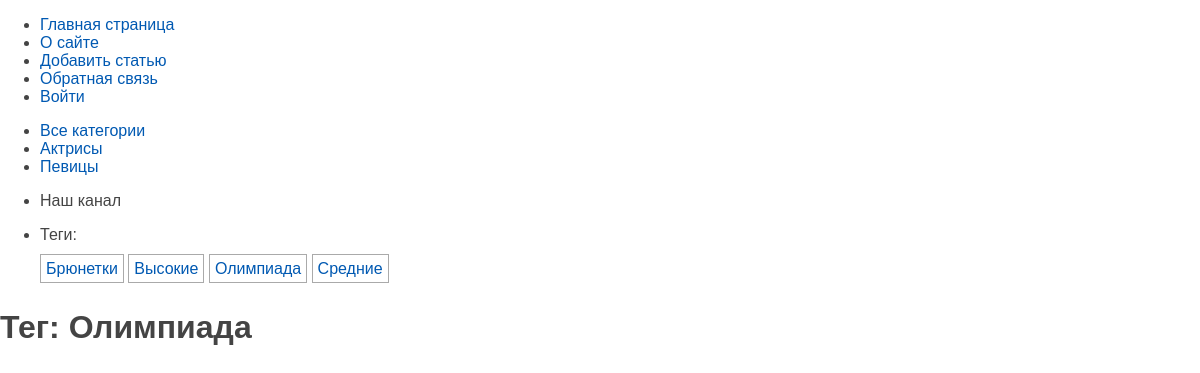
The app's page /tag/olimpiada/ with its own data.
### women/models.py (models this page shows, shortened)
class Category(models.Model):
    name = models.CharField(max_length=100, db_index=True, verbose_name = 'Категория')
    slug = models.SlugField(max_length=255, unique=True, db_index=True)
    class Meta:
        verbose_name = 'Категория'
        verbose_name_plural = 'Категории'
    def get_absolute_url(self):
        return reverse("category", kwargs={"cat_slug": self.slug})

class TagPost(models.Model):
    tag = models.CharField(max_length=100, db_index=True)
    slug = models.SlugField(max_length=255, unique=True, db_index=True)
    def get_absolute_url(self):
        return reverse("tag", kwargs={"tag_slug": self.slug})

### women/views.py (the view)
# urls.py: path('tag/<slug:tag_slug>/', views.show_tag_postlist, name='tag'),
def show_tag_postlist(request, tag_slug):
    tag = get_object_or_404(TagPost, slug=tag_slug)
    posts = tag.tags.filter(is_published=Women.Status.PUBLISHED).select_related('cat')
    data = {
        'title': f'Тег: {tag.tag}',
        'menu': menu,
        'posts': posts,
        'cat_selected': None,
    }
    return render(request, 'women/index.html', context=data)

### women/templatetags/women_tags.py (called while the page is built)
@register.inclusion_tag('women/list_categories.html')
def show_categories(cat_selected=0):
    cats = Category.objects.annotate(total=Count('posts')).filter(total__gt=0)
    return {"cats": cats, 'cat_selected': cat_selected}

@register.inclusion_tag('women/list_tags.html')
def show_all_tags():
    return {"tags": TagPost.objects.annotate(total=Count("tags")).filter(total__gt=0)}

### women/templates/women/index.html (shortened to what this page needs)
{% extends "base.html" %} {% block content %}
<h1>{{ title }}</h1>
{% endblock %}

### women/templates/women/list_categories.html
{% for cat in cats %} {% if cat.id == cat_selected %}
<li class="selected">{{cat.name}}</li>
{% else %}
<li><a href="{{ cat.get_absolute_url }}">{{cat.name}}</a></li>
{% endif %} {% endfor %}

### women/templates/women/list_tags.html
{% if tags %}
<p>Теги:</p>
<ul class="tags-list">
  {% for t in tags %}
  <li><a href="{{t.get_absolute_url}}">{{t.tag}}</a></li>
  {% endfor %}
</ul>
{% endif %}

### women/static/women/css/styles.css (style rules this page uses)
html, body { font-family: "Arial"; margin: 0; padding: 0; height: 100%; width: 100%; color: #444; }
a { color: #0059b2; text-decoration: none; }
ul.tags-list { width: 100%; margin: 0; padding: 0; list-style: none; }
ul.tags-list li { margin: 0; padding: 0 0 10px; display: inline-block; }
ul.tags-list li a { padding: 5px; font-size: 16px; border: 1px solid #aaa; }

### records on screen
Category: name "Актрисы"
Category: name "Певицы"
TagPost: tag "Брюнетки"
TagPost: tag "Высокие"
TagPost: tag "Олимпиада"
TagPost: tag "Средние"

### other values on screen
{{ m.title }} "О сайте" "Добавить статью" "Обратная связь" "Войти"
{{ title }} "Тег: Олимпиада"
